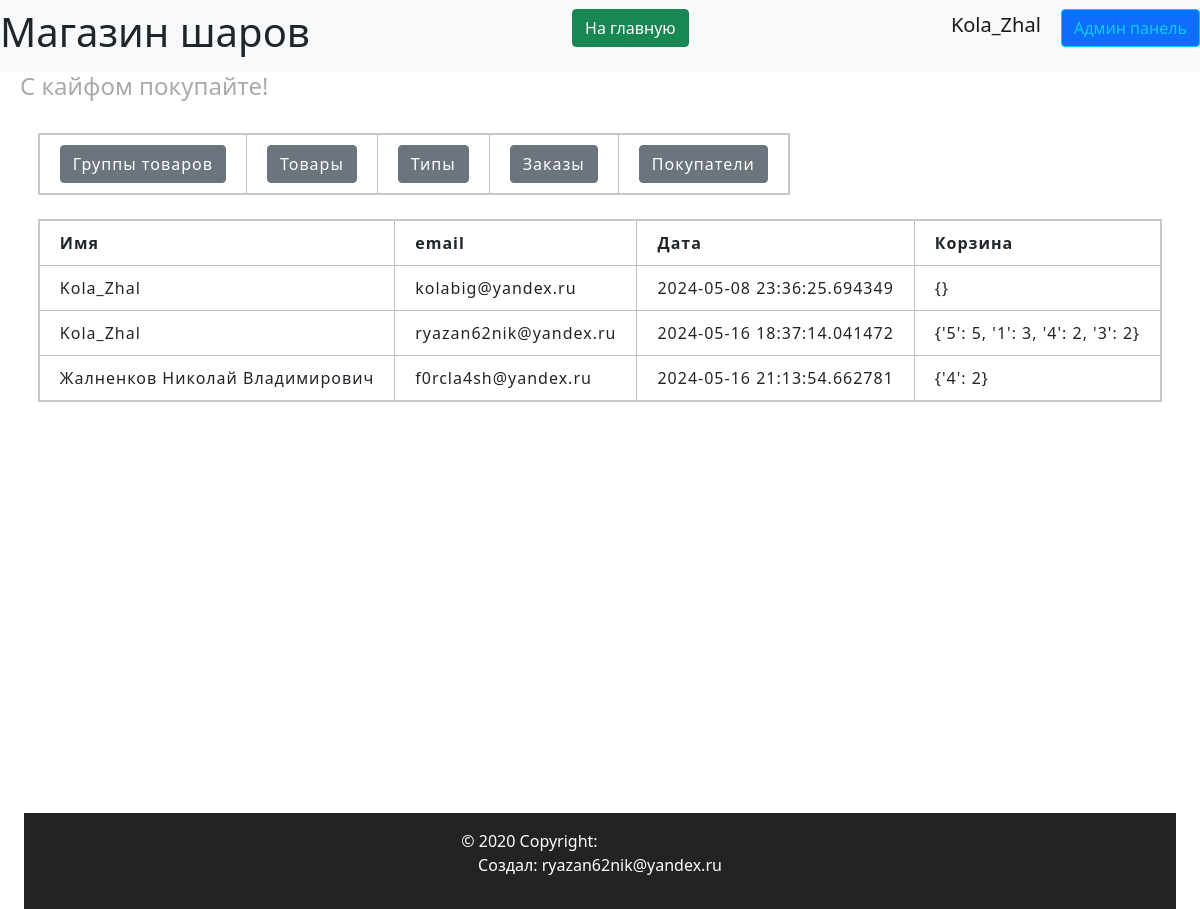
/admin/users (signed in), run on an earlier commit of the app's database.
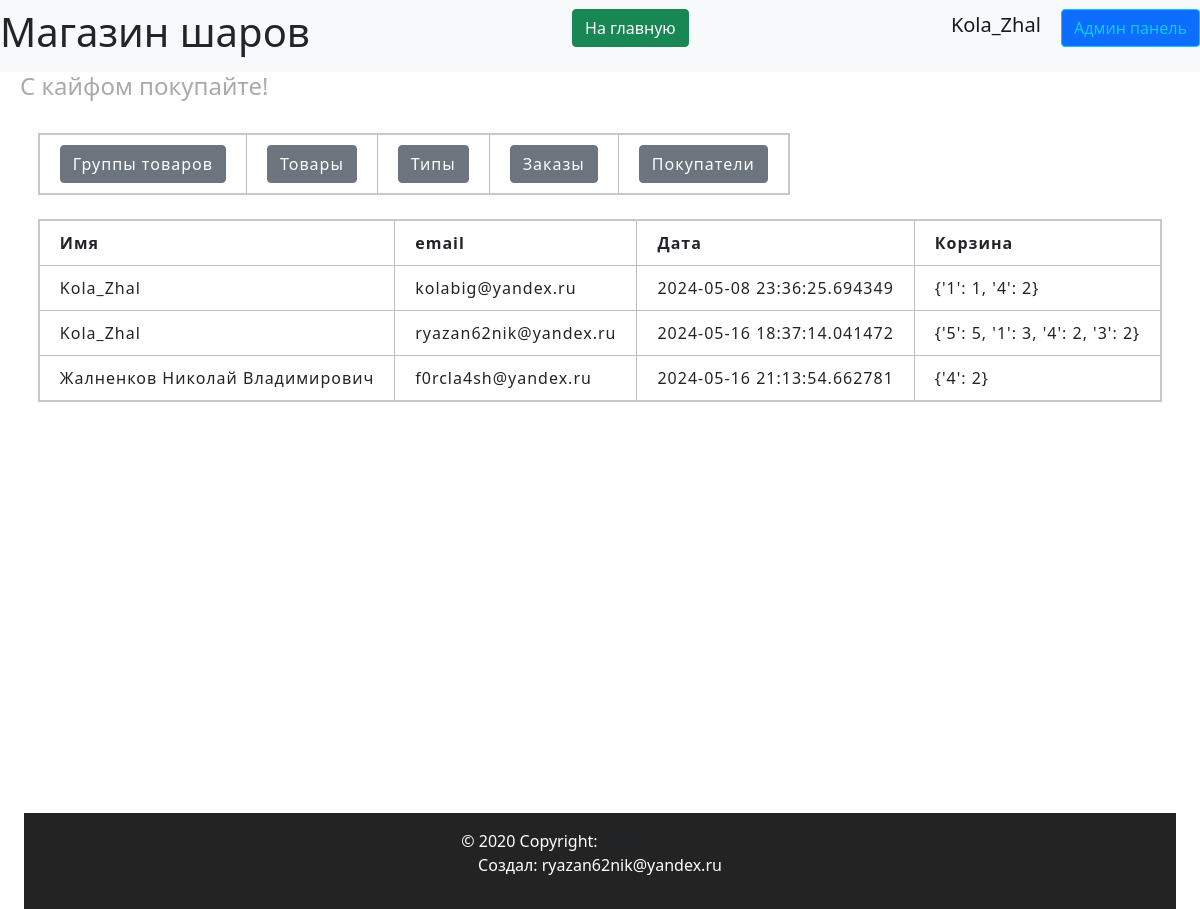
And on a later commit of the database.
### data/users.py (models this page shows, shortened)
class User(SqlAlchemyBase, UserMixin, SerializerMixin):
    __tablename__ = 'users'
    id = sqlalchemy.Column(sqlalchemy.Integer,
                           primary_key=True, autoincrement=True)
    name = sqlalchemy.Column(sqlalchemy.String, nullable=True)
    tel = sqlalchemy.Column(sqlalchemy.String, nullable=True)
    email = sqlalchemy.Column(sqlalchemy.String,
                              index=True, unique=True, nullable=True)
    hashed_password = sqlalchemy.Column(sqlalchemy.String, nullable=True)
    created_date = sqlalchemy.Column(sqlalchemy.DateTime,
                                     default=datetime.datetime.now)
    basket = sqlalchemy.Column(sqlalchemy.String, default='{}')
    admin = sqlalchemy.Column(sqlalchemy.Boolean, default=False)
    tg_id = sqlalchemy.Column(sqlalchemy.String, nullable=True)
    confirmed = sqlalchemy.Column(sqlalchemy.Boolean, default=False)
    address = sqlalchemy.Column(sqlalchemy.String, nullable=True)
    orders = orm.relationship("Order", back_populates='user')

### server.py (the view)
@app.route('/admin/users', methods=['GET', 'POST'])
@login_required
def admin_user():
    if current_user.admin:
        db_sess = db_session.create_session()
        users = db_sess.query(User).all()
        return render_template('pages/admin_users.html', title='Админ панель',
                               users=users)

### data/db_session.py (called while the page is built)
def create_session() -> Session:
    global __factory
    return __factory()

### server.py (called while the page is built)
@login_manager.user_loader
def load_user(user_id):
    db_sess = db_session.create_session()
    return db_sess.query(User).get(user_id)

### templates/pages/admin_users.html
{% extends "pages/base_admin.html" %}
{% block admincontent %}
<br>
<div>
    <table>
        <tr>
            <th>Имя</th>
            <th>email</th>
            <th>Дата</th>
            <th>Корзина</th>
        </tr>
        {% for user in users %}
        <tr>
            <td>{{ user.name }}</td>
            <td>{{ user.email }}</td>
            <td>{{ user.created_date }}</td>
            <td>{{ user.basket }}</td>
        </tr>
        {% endfor %}
    </table>
</div>
{% endblock %}

### templates/includes/header.html
<header>
    <nav class="navbar navbar-light bg-light">
        <h1> Магазин шаров</h1>
        <p align="right">
            <a href="/index" class="btn btn-success"> На главную </a>
        </p>
        {% if current_user.is_authenticated %}
        <p align="right">
            <a class="navbar-brand" href="/logout">{{ current_user.name }}</a>
            {% if current_user.admin%}
            <a class="btn btn-primary btn btn-outline-info mr-2" href="/admin/products">Админ панель</a>
            {% endif %}
            {% else %}
        <p align="right">
            <a class="btn btn-primary " href="/register">Зарегистрироваться</a>
            <a class="btn btn-success" href="/login">Войти</a>
        </p>
        {% endif %}
    </nav>
    <h4 align="left">С кайфом покупайте!</h4>
</header>

What changed in the data, as far as the page shows it:
changed User "kolabig@yandex.ru": basket "{}" → "{'1': 1, '4': 2}"
